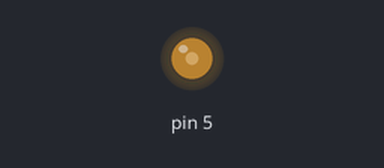
The sketch below on a simulated Arduino Uno, built with avr-gcc and run on an emulated ATmega328P. Shown: output pins drawn as LEDs (lit = HIGH).

Above: at 0.1 s.
Timing chart, 0 to 1.6 s (numbered marks = the images above):
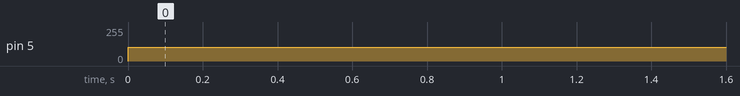

Measured:
- by itself, pin 5: 0/255 → 102/255 at 0.00 s

The sketch:

avaliacaoPWM3.ino
```cpp
void setup() {
  pinMode(5,1);
}

void loop() {
  analogWrite(5, 102);
  delay(1);
}
```
